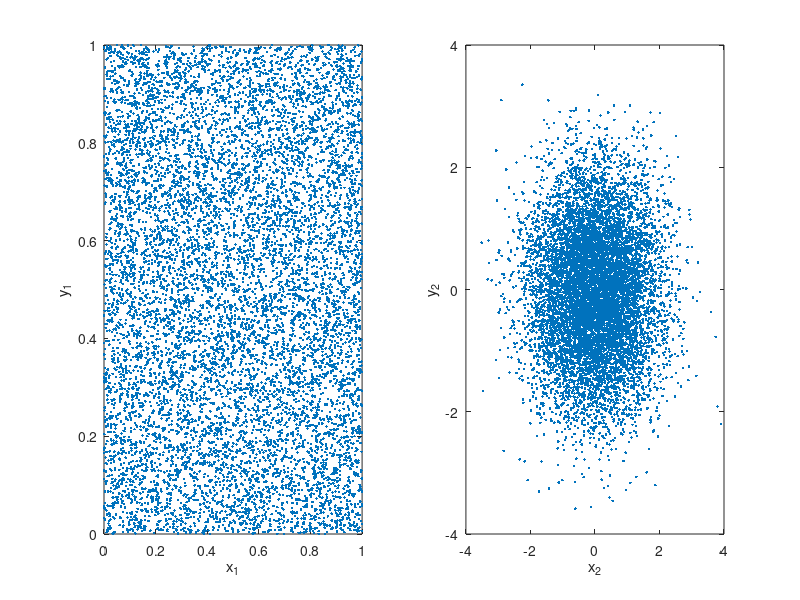
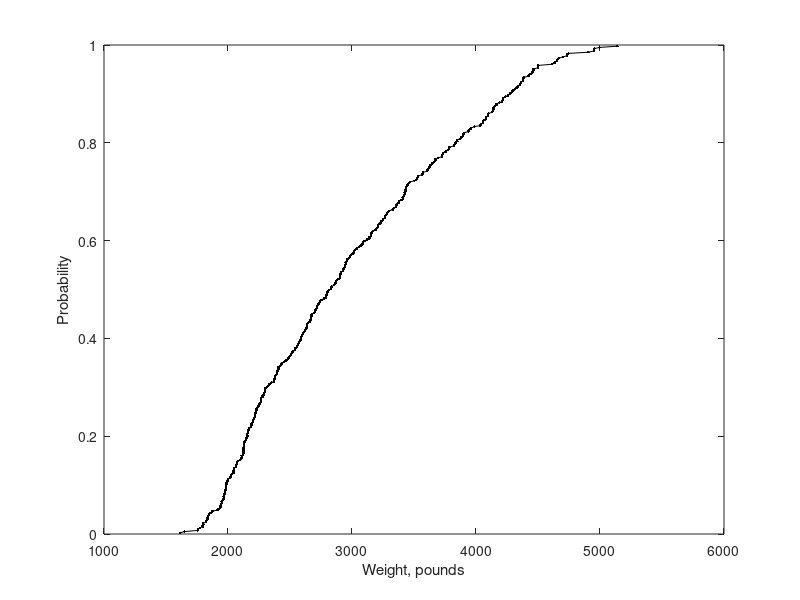
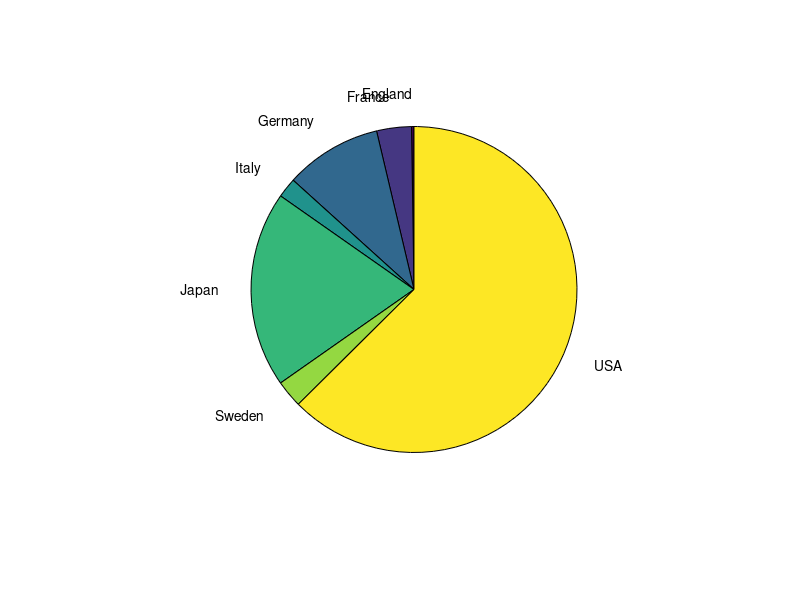
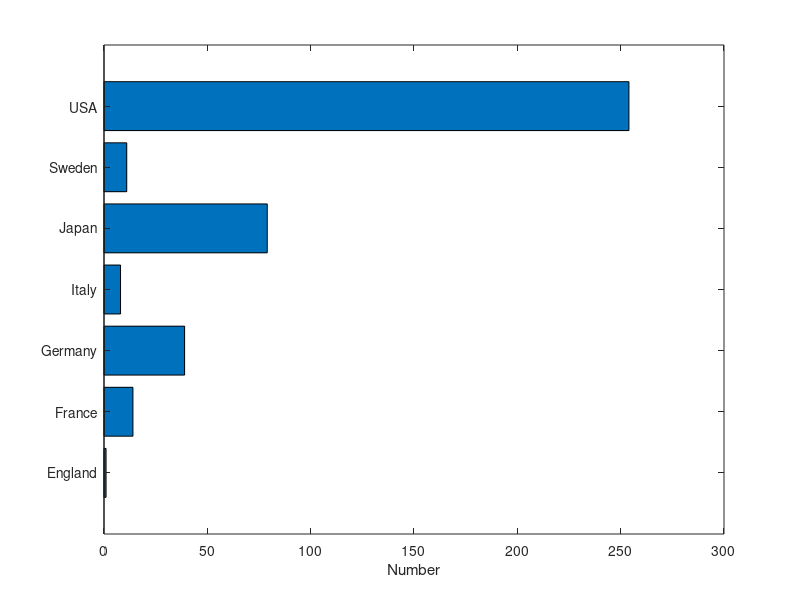

The MATLAB source for these figures, in order: (Note: this script raises an error after producing the figures.)
% DItutorial3b.m
% Statistical distributions

% Random number generators: rand and randn
n = 10000;
x1 = rand(n,1); % uniformly distributed data
y1 = rand(n,1);
x2 = randn(n,1); % normally distributed data
y2 = randn(n,1);
figure
subplot(1,2,1)
plot(x1,y1,'.');
xlabel('x_1')
ylabel('y_1')
subplot(1,2,2)
plot(x2,y2,'.');
xlabel('x_2')
ylabel('y_2')

% simulate tossing a coin using rand
n = 100;
c = rand(n,1);
cheads = find(c>0.5); % above 0.5 equals head
fheads = length(cheads)/n;

% Dataset: carbig.mat: Measurements of cars, 1970-1982
load carbig;

% Histograms
figure
x = Weight;
hist(x)

% Frequency 
xmin = min(x);
xmax = max(x);
xbin = linspace(xmin,xmax,10);
[n1,n2] = hist(x,xbin);
percentage = 100*n1/sum(n1);
bar(xbin,percentage,'k')
xlabel('Weight, pounds')
ylabel('Frequency, %')


% Cumulative Distribution Function (CDF)
n = length(x);
xsort = sort(x);
plot(xsort,[1:n]/(n+1),'k.-');
xlabel('Weight, pounds')
ylabel('Probability')


% Pie-charts
Org = cellstr(Origin);
UniOrg = unique(Org);
M = length(UniOrg);
for i=1:M
    ind = find(strcmp(Org,UniOrg(i))==1);
    freq(i) = length(ind);
end
figure
pie(freq,UniOrg)

% Horizonal bar charts
figure
barh(freq)
set(gca,'YTickLabel',UniOrg);
xlabel('Number')

% Boxplots
% Box plot of car gas mileage grouped by country
load carsmall;
boxplot(MPG, Origin)
boxplot(MPG, Origin, 'sym','r*', 'colors',hsv(7))
boxplot(MPG, Origin, 'grouporder', ...
       {'France' 'Germany' 'Italy' 'Japan' 'Sweden' 'USA'})
ylabel('MPG') 
   
% Plot by median gas mileage
[sortedMPG,sortedOrder] = sort(grpstats(MPG,Origin,@median));
pos(sortedOrder) = 1:6;
boxplot(MPG, Origin, 'positions', pos)
ylabel('MPG') 

% qq plots
% Is weight normally distributed
figure
qqplot(Weight)



% Exploring data in 2D 
load carbig;
figure
plot(Weight,Acceleration,'k.');
xlabel('Weight')
ylabel('Acceleration')

figure
plot(Horsepower,MPG,'k.');
xlabel('Horsepower')
ylabel('MPG')

figure
plot(Weight,MPG,'k.');
xlabel('Weight')
ylabel('MPG')

% histogram on a 7x7 grid of bins.
load carbig;
X = [MPG,Weight];
figure
hist3(X,[7 7]);
xlabel('MPG'); ylabel('Weight');zlabel('Frequency')
set(gcf,'renderer','opengl');
set(get(gca,'child'),'FaceColor','interp','CDataMode','auto');
       
% Exploring data in 3D  
plot3(Weight,Horsepower,MPG,'.')
xlabel('Weight')
ylabel('Horsepower')
zlabel('MPG')
grid;

% Visualizing matrices
X = randn(10,20);
figure
imagesc(X);
colorbar;
xlabel('x');ylabel('y');

% Surface plots
Z = peaks;
plot(peaks)

figure
surf(Z);
xlabel('x');ylabel('y');zlabel('z');

% Barplot in 3D
figure
bar3(Z);
xlabel('x');ylabel('y');zlabel('z');

% Mesh plots
mesh(Z)
xlabel('x');
ylabel('y');
zlabel('z');


% Visualization in 4D
load carbig;
Org = cellstr(Origin);
ind1 = find(strcmp(Org,'USA')==1);
ind2 = find(strcmp(Org,'USA')~=1);
plot3(Weight(ind1),Horsepower(ind1),MPG(ind1),'r.')
hold;
plot3(Weight(ind2),Horsepower(ind2),MPG(ind2),'b.')
xlabel('Weight')
ylabel('Horsepower')
zlabel('MPG')
grid
legend('USA','Non-USA');


